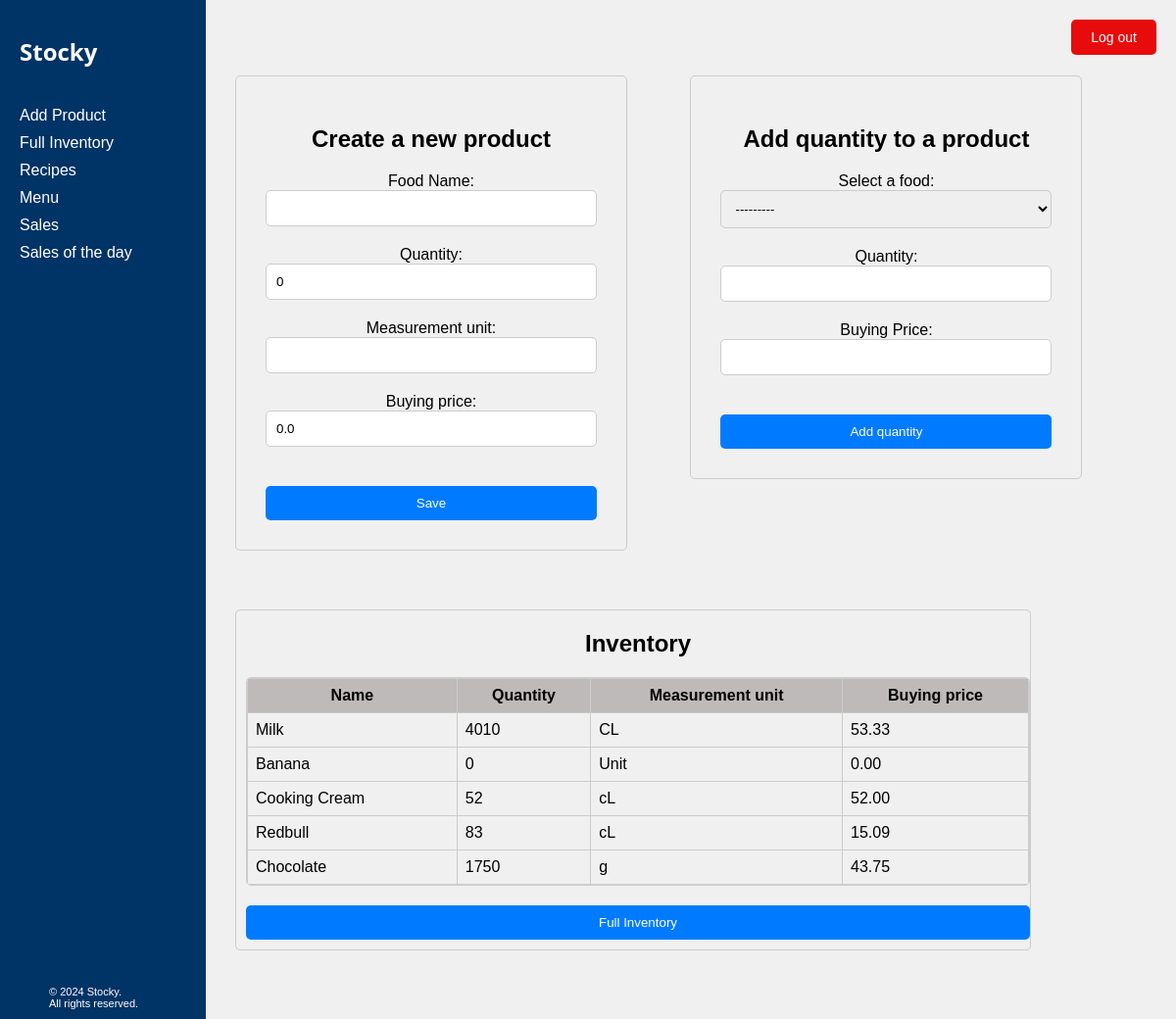
The page /stock/ (signed in) on the database its author committed.
### Inventory/models.py (models this page shows, shortened)
class Stock(models.Model):
    food = models.CharField(max_length = 100, verbose_name = " Food Name")
    quantity = models.DecimalField(max_digits=10,decimal_places= 0, default = 0)
    measurement_unit = models.CharField(max_length = 50)
    buying_price = models.DecimalField(max_digits=10,decimal_places= 2, default = 0.0)
    price_per_unit = models.DecimalField(max_digits=10,decimal_places= 5, default = 0.0)
    def __str__(self):
        return f"{self.food}, In stock: {self.quantity} {self.measurement_unit}"

### Inventory/views.py (the view, shortened to what this page needs)
# urls.py: path('stock/', views.stock, name='stock'),
def stock(request):
    create_form = StockForm(request.POST or None)
    update_form = AddQuantityForm(request.POST or None)
    stock = Stock.objects.all()
    context = {
        'create_form': create_form,
        'update_form': update_form,
        'stock': stock,
    }
    return render(request, 'Inventory/stock.html', context)

### Inventory/forms.py
class StockForm(forms.ModelForm):
    class Meta:
        model= Stock
        fields = ['food', 'quantity', 'measurement_unit', 'buying_price']

class AddQuantityForm(forms.Form):
    food = forms.ModelChoiceField(queryset = Stock.objects.all(), label='Select a food')
    quantity = forms.IntegerField(min_value=1, label="Quantity")
    price = forms.DecimalField(min_value=1, label="Buying Price")

### Inventory/templates/Inventory/stock.html (shortened to what this page needs)
{% extends 'base.html' %}
{% block content %}
<div class="content-section">
    <form method="post">
 <h2>  Create a new product </h2>
            {{ create_form.as_p }}
            <button type="submit">Save</button>
    </form>
</div>
<div class="content-section">
    <form method="post">
        <h2> Add quantity to a product </h2>
            {{ update_form.as_p }}
            <button type="submit">Add quantity</button>
    </form>
</div>
<div class="content-list">
    <h2> Inventory </h2>
        <div class="scrollable-table">
            <table>
                <thead>
                    <tr class="sticky-row" >
                        <th>Name</th>
                        <th>Quantity</th>
                        <th>Measurement unit</th>
                        <th>Buying price</th>
                    </tr>
                </thead>
                <tbody>
                    {% for item in stock %}
                    <tr>
                        <td>{{ item.food }}</td>
                        <td>{{ item.quantity }}</td>
                        <td>{{ item.measurement_unit }}</td>
                        <td>{{ item.buying_price }}</td>
                    </tr>
                    {% endfor %}
                </tbody>
            </table>
        </div>
<form action="{% url 'stock_view' %}" method="get">
<button type="submit"  class="btn btn-primary" > Full Inventory</button>
</form>
</div>
{% endblock %}

### Inventory/static/css/bases.css (style rules this page uses)
body, h1, p, header, main, footer { margin: 0; padding: 0; }
body { font-family: Arial, sans-serif; background-color: #f0f0f0; padding: 20px; }

### Inventory/static/css/tables.css (style rules this page uses)
.content-section { display: inline-block; vertical-align: top; margin-right: 60px; margin-bottom: 60px; width: 400px; }
form input[type="text"], form input[type="number"], form select { width: 100%; padding: 10px; margin-bottom: 10px; border: 1px solid #ccc; border-radius: 5px; box-sizing: border-box; }
form button { padding: 10px 20px; border: none; border-radius: 5px; background-color: #007bff; color: #fff; cursor: pointer; }
.content-section form { border: 1px solid #ccc; border-radius: 5px; padding: 30px; max-width: 500px; margin: 0 auto; }
.content-section form h2 { text-align: center; margin-bottom: 20px; }
.content-section form button[type="submit"] { display: block; width: 100%; padding: 10px; border: none; border-radius: 5px; background-color: #007bff; color: #fff; cursor: pointer; margin-top: 20px; }
.content-list { max-width: 800px; padding-left: 10px; border: 1px solid #ccc; border-radius: 5px; }
.content-list h2 { text-align: center; margin-bottom: 20px; }
.content-list .scrollable-table { border: 1px solid #ccc; border-radius: 5px; overflow-y: auto; max-height: 300px; }
.content-list .scrollable-table table { width: 100%; border-collapse: collapse; }
.content-list .scrollable-table th, .content-list .scrollable-table td { padding: 8px; border: 1px solid #ccc; }
.btn-primary { width: 100%; text-align: center; padding: 10px 20px; border: none; border-radius: 5px; background-color: #007bff; color: #fff; cursor: pointer; margin-top: 20px; margin-bottom: 10px; }
.sticky-row { position: sticky; top: 0; background-color: #bebaba; z-index: 1; padding: 12px; }
.index h1, p { margin: 0; padding-bottom: 10px; text-align: center; }

### rows shown on the page
Stock: food "---------", food "Milk", quantity "4010", measurement_unit "CL", buying_price "53.33"
Stock: food "Banana", quantity "0", measurement_unit "Unit", buying_price "0.00"
Stock: food "Cooking Cream", quantity "52", measurement_unit "cL", buying_price "52.00"
Stock: food "Redbull", quantity "83", measurement_unit "cL", buying_price "15.09"
Stock: food "Chocolate", quantity "1750", measurement_unit "g", buying_price "43.75"
